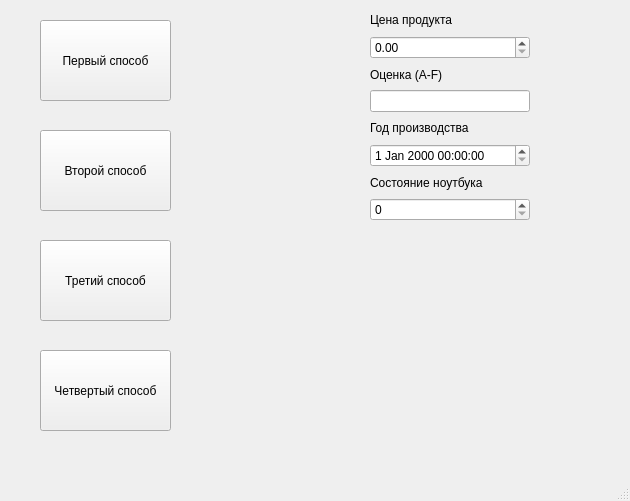
<?xml version="1.0" encoding="UTF-8"?>
<ui version="4.0">
 <class>MainWindow</class>
 <widget class="QMainWindow" name="MainWindow">
  <property name="geometry">
   <rect>
    <x>0</x>
    <y>0</y>
    <width>630</width>
    <height>501</height>
   </rect>
  </property>
  <property name="windowTitle">
   <string>MainWindow</string>
  </property>
  <widget class="QWidget" name="centralwidget">
   <widget class="QPushButton" name="pushButton">
    <property name="geometry">
     <rect>
      <x>40</x>
      <y>20</y>
      <width>131</width>
      <height>81</height>
     </rect>
    </property>
    <property name="text">
     <string>Первый способ</string>
    </property>
   </widget>
   <widget class="QPushButton" name="pushButton_4">
    <property name="geometry">
     <rect>
      <x>40</x>
      <y>350</y>
      <width>131</width>
      <height>81</height>
     </rect>
    </property>
    <property name="text">
     <string>Четвертый способ</string>
    </property>
   </widget>
   <widget class="QPushButton" name="pushButton_2">
    <property name="geometry">
     <rect>
      <x>40</x>
      <y>130</y>
      <width>131</width>
      <height>81</height>
     </rect>
    </property>
    <property name="text">
     <string>Второй способ</string>
    </property>
   </widget>
   <widget class="QPushButton" name="pushButton_3">
    <property name="geometry">
     <rect>
      <x>40</x>
      <y>240</y>
      <width>131</width>
      <height>81</height>
     </rect>
    </property>
    <property name="text">
     <string>Третий способ</string>
    </property>
   </widget>
   <widget class="QWidget" name="verticalLayoutWidget">
    <property name="geometry">
     <rect>
      <x>370</x>
      <y>10</y>
      <width>160</width>
      <height>211</height>
     </rect>
    </property>
    <layout class="QVBoxLayout" name="verticalLayout">
     <item>
      <widget class="QLabel" name="label_2">
       <property name="text">
        <string>Цена продукта</string>
       </property>
      </widget>
     </item>
     <item>
      <widget class="QDoubleSpinBox" name="doubleSpinBoxPrice"/>
     </item>
     <item>
      <widget class="QLabel" name="label_3">
       <property name="text">
        <string>Оценка (A-F)</string>
       </property>
      </widget>
     </item>
     <item>
      <widget class="QLineEdit" name="lineEditGrade"/>
     </item>
     <item>
      <widget class="QLabel" name="label_4">
       <property name="text">
        <string>Год производства</string>
       </property>
      </widget>
     </item>
     <item>
      <widget class="QDateTimeEdit" name="dateTimeEditYear"/>
     </item>
     <item>
      <widget class="QLabel" name="label_5">
       <property name="text">
        <string>Состояние ноутбука</string>
       </property>
      </widget>
     </item>
     <item>
      <widget class="QSpinBox" name="spinBoxActive"/>
     </item>
    </layout>
   </widget>
   <widget class="QLabel" name="label">
    <property name="geometry">
     <rect>
      <x>370</x>
      <y>280</y>
      <width>161</width>
      <height>121</height>
     </rect>
    </property>
    <property name="text">
     <string/>
    </property>
   </widget>
  </widget>
  <widget class="QMenuBar" name="menubar">
   <property name="geometry">
    <rect>
     <x>0</x>
     <y>0</y>
     <width>630</width>
     <height>22</height>
    </rect>
   </property>
  </widget>
  <widget class="QStatusBar" name="statusbar"/>
 </widget>
 <resources/>
 <connections/>
</ui>
